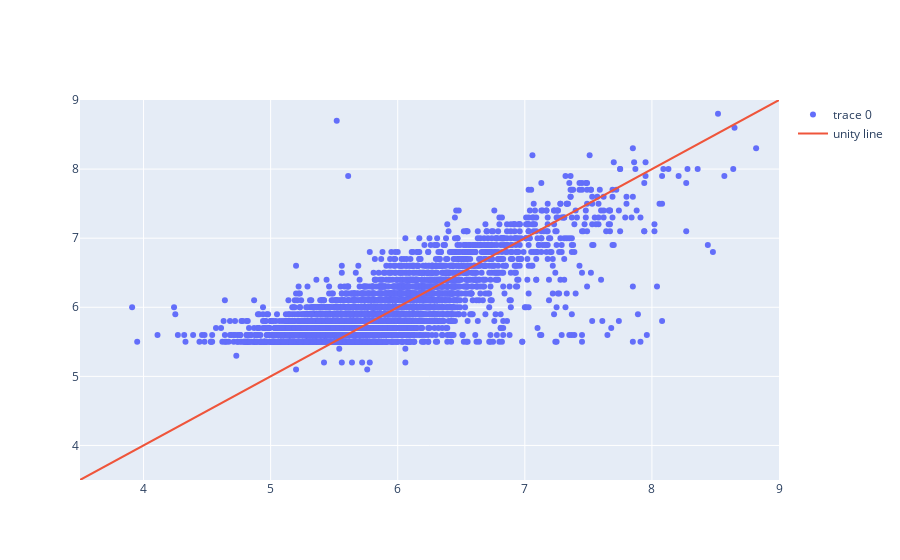

Source (notebook cell):
### Code cell
fig = go.Figure()
Me = np.array(df.Me)
iMag = np.array(df.iMag)
Event_name = np.array(df.Eventname)
fig.add_trace(go.Scatter(x=Me,y=iMag,mode='markers',text=Event_name))
fig.add_trace(go.Scatter(x=[1,10],y=[1, 10],mode='lines', name='unity line'))
fig.update_layout(xaxis_range=[3.5,9],yaxis_range=[3.5,9])
fig.show()

### Figure 1 — Plotly figure (JSON) as saved in the notebook; plotly's stock layout.template omitted (floating-point values rounded to 4 significant figures; data arrays with more than 128 entries replaced by an {"elided": "..."} marker saying what was removed)
{"data": [{"mode": "markers", "text": {"elided": "5016 str values"}, "type": "scatter", "x": {"elided": "5016 float values"}, "y": {"elided": "5016 float values"}}, {"mode": "lines", "name": "unity line", "type": "scatter", "x": [1, 10], "y": [1, 10]}], "layout": {"xaxis": {"range": [3.5, 9]}, "yaxis": {"range": [3.5, 9]}}}
